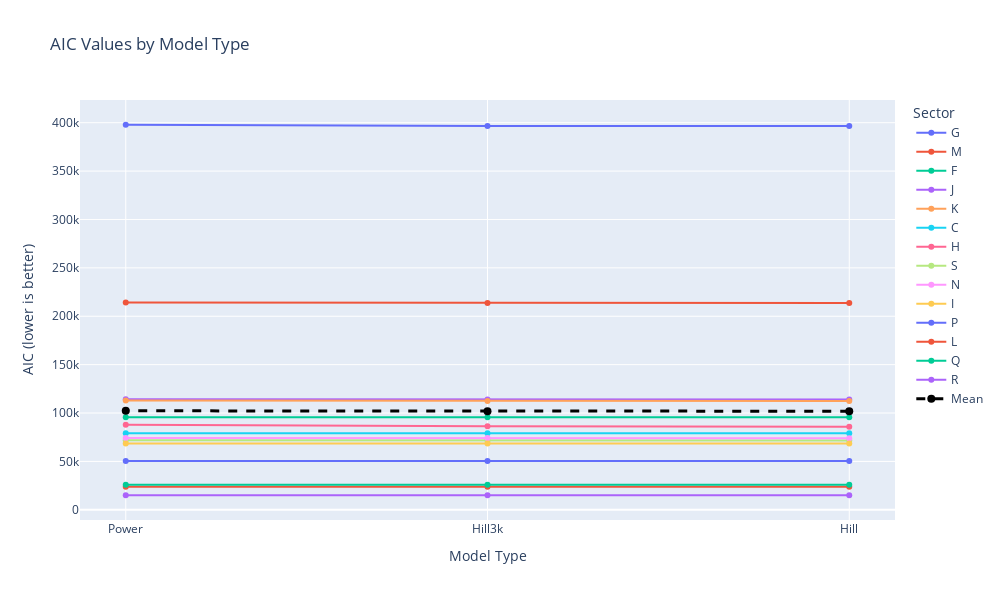

Here is the notebook cell this chart was saved with:
### Code cell
fig = create_plotly_for_your_data(sector_df_aic)
fig.show()

### Figure 1 — Plotly figure (JSON) as saved in the notebook; plotly's stock layout.template omitted (floating-point values rounded to 4 significant figures)
{"data": [{"hovertemplate": "Sector=G<br>Model_Name=%{x}<br>AIC=%{y}<extra></extra>", "legendgroup": "G", "line": {"color": "#636efa", "dash": "solid"}, "marker": {"symbol": "circle"}, "mode": "lines+markers", "name": "G", "orientation": "v", "showlegend": true, "type": "scatter", "x": ["Power", "Hill3k", "Hill"], "xaxis": "x", "y": [397900.0, 396600.0, 396600.0], "yaxis": "y"}, {"hovertemplate": "Sector=M<br>Model_Name=%{x}<br>AIC=%{y}<extra></extra>", "legendgroup": "M", "line": {"color": "#EF553B", "dash": "solid"}, "marker": {"symbol": "circle"}, "mode": "lines+markers", "name": "M", "orientation": "v", "showlegend": true, "type": "scatter", "x": ["Power", "Hill3k", "Hill"], "xaxis": "x", "y": [214200.0, 213800.0, 213800.0], "yaxis": "y"}, {"hovertemplate": "Sector=F<br>Model_Name=%{x}<br>AIC=%{y}<extra></extra>", "legendgroup": "F", "line": {"color": "#00cc96", "dash": "solid"}, "marker": {"symbol": "circle"}, "mode": "lines+markers", "name": "F", "orientation": "v", "showlegend": true, "type": "scatter", "x": ["Power", "Hill3k", "Hill"], "xaxis": "x", "y": [95580.0, 95570.0, 95570.0], "yaxis": "y"}, {"hovertemplate": "Sector=J<br>Model_Name=%{x}<br>AIC=%{y}<extra></extra>", "legendgroup": "J", "line": {"color": "#ab63fa", "dash": "solid"}, "marker": {"symbol": "circle"}, "mode": "lines+markers", "name": "J", "orientation": "v", "showlegend": true, "type": "scatter", "x": ["Power", "Hill3k", "Hill"], "xaxis": "x", "y": [114300.0, 114000.0, 114000.0], "yaxis": "y"}, {"hovertemplate": "Sector=K<br>Model_Name=%{x}<br>AIC=%{y}<extra></extra>", "legendgroup": "K", "line": {"color": "#FFA15A", "dash": "solid"}, "marker": {"symbol": "circle"}, "mode": "lines+markers", "name": "K", "orientation": "v", "showlegend": true, "type": "scatter", "x": ["Power", "Hill3k", "Hill"], "xaxis": "x", "y": [112800.0, 112400.0, 112400.0], "yaxis": "y"}, {"hovertemplate": "Sector=C<br>Model_Name=%{x}<br>AIC=%{y}<extra></extra>", "legendgroup": "C", "line": {"color": "#19d3f3", "dash": "solid"}, "marker": {"symbol": "circle"}, "mode": "lines+markers", "name": "C", "orientation": "v", "showlegend": true, "type": "scatter", "x": ["Power", "Hill3k", "Hill"], "xaxis": "x", "y": [79190.0, 79090.0, 79080.0], "yaxis": "y"}, {"hovertemplate": "Sector=H<br>Model_Name=%{x}<br>AIC=%{y}<extra></extra>", "legendgroup": "H", "line": {"color": "#FF6692", "dash": "solid"}, "marker": {"symbol": "circle"}, "mode": "lines+markers", "name": "H", "orientation": "v", "showlegend": true, "type": "scatter", "x": ["Power", "Hill3k", "Hill"], "xaxis": "x", "y": [88010.0, 86250.0, 85960.0], "yaxis": "y"}, {"hovertemplate": "Sector=S<br>Model_Name=%{x}<br>AIC=%{y}<extra></extra>", "legendgroup": "S", "line": {"color": "#B6E880", "dash": "solid"}, "marker": {"symbol": "circle"}, "mode": "lines+markers", "name": "S", "orientation": "v", "showlegend": true, "type": "scatter", "x": ["Power", "Hill3k", "Hill"], "xaxis": "x", "y": [71930.0, 71530.0, 71510.0], "yaxis": "y"}, {"hovertemplate": "Sector=N<br>Model_Name=%{x}<br>AIC=%{y}<extra></extra>", "legendgroup": "N", "line": {"color": "#FF97FF", "dash": "solid"}, "marker": {"symbol": "circle"}, "mode": "lines+markers", "name": "N", "orientation": "v", "showlegend": true, "type": "scatter", "x": ["Power", "Hill3k", "Hill"], "xaxis": "x", "y": [74210.0, 74080.0, 74030.0], "yaxis": "y"}, {"hovertemplate": "Sector=I<br>Model_Name=%{x}<br>AIC=%{y}<extra></extra>", "legendgroup": "I", "line": {"color": "#FECB52", "dash": "solid"}, "marker": {"symbol": "circle"}, "mode": "lines+markers", "name": "I", "orientation": "v", "showlegend": true, "type": "scatter", "x": ["Power", "Hill3k", "Hill"], "xaxis": "x", "y": [68580.0, 68520.0, 68500.0], "yaxis": "y"}, {"hovertemplate": "Sector=P<br>Model_Name=%{x}<br>AIC=%{y}<extra></extra>", "legendgroup": "P", "line": {"color": "#636efa", "dash": "solid"}, "marker": {"symbol": "circle"}, "mode": "lines+markers", "name": "P", "orientation": "v", "showlegend": true, "type": "scatter", "x": ["Power", "Hill3k", "Hill"], "xaxis": "x", "y": [50430.0, 50330.0, 50320.0], "yaxis": "y"}, {"hovertemplate": "Sector=L<br>Model_Name=%{x}<br>AIC=%{y}<extra></extra>", "legendgroup": "L", "line": {"color": "#EF553B", "dash": "solid"}, "marker": {"symbol": "circle"}, "mode": "lines+markers", "name": "L", "orientation": "v", "showlegend": true, "type": "scatter", "x": ["Power", "Hill3k", "Hill"], "xaxis": "x", "y": [23860.0, 23870.0, 23870.0], "yaxis": "y"}, {"hovertemplate": "Sector=Q<br>Model_Name=%{x}<br>AIC=%{y}<extra></extra>", "legendgroup": "Q", "line": {"color": "#00cc96", "dash": "solid"}, "marker": {"symbol": "circle"}, "mode": "lines+markers", "name": "Q", "orientation": "v", "showlegend": true, "type": "scatter", "x": ["Power", "Hill3k", "Hill"], "xaxis": "x", "y": [25810.0, 25790.0, 25790.0], "yaxis": "y"}, {"hovertemplate": "Sector=R<br>Model_Name=%{x}<br>AIC=%{y}<extra></extra>", "legendgroup": "R", "line": {"color": "#ab63fa", "dash": "solid"}, "marker": {"symbol": "circle"}, "mode": "lines+markers", "name": "R", "orientation": "v", "showlegend": true, "type": "scatter", "x": ["Power", "Hill3k", "Hill"], "xaxis": "x", "y": [15070.0, 15050.0, 15050.0], "yaxis": "y"}, {"line": {"color": "black", "dash": "dash", "width": 3}, "marker": {"size": 8}, "mode": "lines+markers", "name": "Mean", "type": "scatter", "x": ["Hill", "Hill3k", "Power"], "y": [101900.0, 101900.0, 102300.0]}], "layout": {"height": 600, "hovermode": "x unified", "legend": {"orientation": "v", "title": {"text": "Sector"}, "tracegroupgap": 0, "x": 1.02, "xanchor": "left", "y": 1, "yanchor": "top"}, "title": {"text": "AIC Values by Model Type"}, "width": 1000, "xaxis": {"anchor": "y", "domain": [0, 1], "title": {"text": "Model Type"}}, "yaxis": {"anchor": "x", "domain": [0, 1], "title": {"text": "AIC (lower is better)"}}}}
